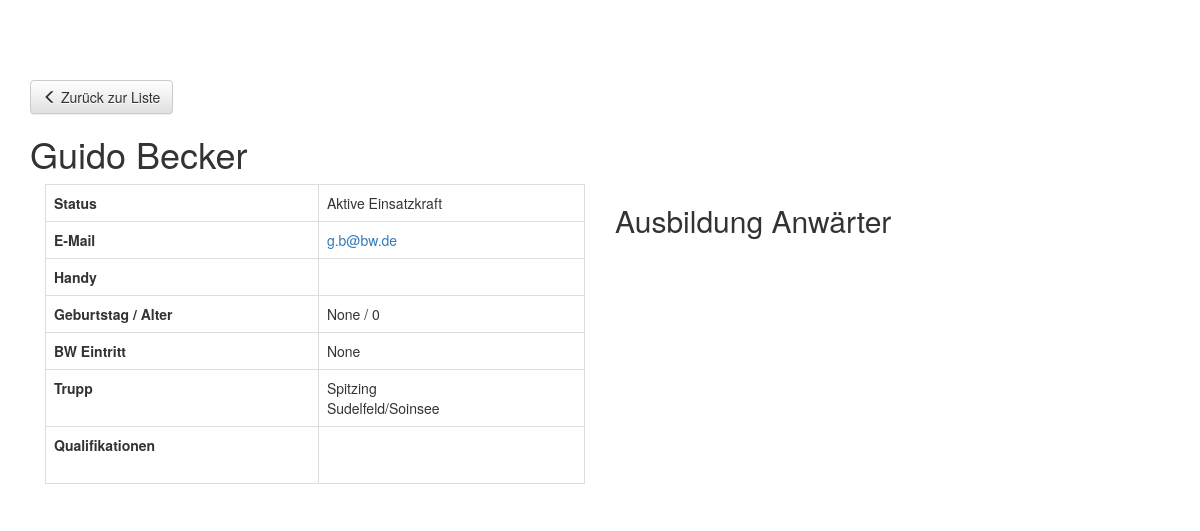
Page /mitglieder/beckerg/ (signed in) on the committed database.
### member_administration/models.py (models this page shows, shortened)
class Member(models.Model):
    user = models.OneToOneField(User, on_delete=models.CASCADE)
    mobile = models.CharField(max_length=20, verbose_name='Handynummer', null=True, blank=True)
    adress_street = models.CharField(max_length=100, verbose_name='Straße & Hnr.', null=True, blank=True)
    adress_plz = models.CharField(max_length=6, verbose_name='PLZ', null=True, blank=True)
    adress_city = models.CharField(max_length=100, verbose_name='Stadt', null=True, blank=True)
    birthdate = models.DateField(verbose_name='Geburtsdatum', null=True, blank=True)
    bw_join = models.DateField(verbose_name='Bergwacht-Eintritt', null=True, blank=True)
    status = models.CharField(max_length=3, choices=STATUS_CHOICES, default='ANW')
    dutygroups = models.ManyToManyField(DutyGroup, through='Members_in_Dutygroup',
                                        through_fields=('member', 'dutygroup'), related_name='dutygroups')
    class Meta:
        verbose_name_plural = 'Mitglieder'
        ordering = ['status', 'user__last_name']
    def getAge(self):
        age = 0;
        today = date.today()
        if self.birthdate != None:
            age = today.year - self.birthdate.year - (
                        (today.month, today.day) < (self.birthdate.month, self.birthdate.day))
        return age

class DutyGroup(models.Model):
    name = models.CharField(max_length=20, verbose_name='Name')
    class Meta:
        verbose_name_plural = 'Trupps'
        verbose_name = 'Trupp'

### trainings/models.py (models this page shows, shortened)
class TrainingCategory(models.Model):
    name = models.CharField(primary_key=True, max_length=50, verbose_name='Name')
    class Meta:
        verbose_name_plural = 'Ausbildungskategorien'
        verbose_name = 'Ausbildungskategorie'

### member_administration/views.py (the view)
# urls.py: url(r'^(?P<username>[a-z]+)/$', views.member_detail, name='member_detail'),
@login_required
def member_detail(request, username):
    try:
        user = User.objects.get(username=username)
        member = Member.objects.get(user=user)
        all_qualifications = Qualification.objects.all()
        all_trainingCategories = TrainingCategory.objects.all()
        member_qualifications = MemberHasQualification.objects.filter(member=member)
    except Member.DoesNotExist:
        raise Http404("Mitglied existiert nicht")
    return render(request, 'member_administration/member_detail.html',
                  {'member': member,
                   'member_qualifications': member_qualifications,
                   'all_qualifications': all_qualifications,
                   'all_trainingCategories': all_trainingCategories,
                   })

### member_administration/templates/member_administration/member_detail.html (shortened to what this page needs)
{% extends 'base.html' %}
{% if member %}
{% block content %}
<p>
    <a class="btn btn-default" href="{% url 'member_administration:index' %}" role="button"><span
            class="glyphicon glyphicon-menu-left" aria-hidden="true"></span> Zurück zur Liste</a>
</p>
<h1>{{ member.user.first_name }} {{ member.user.last_name }}</h1>
<div id="content1" class="col-xs-12 col-sm-12 col-md-6 col-lg-6">
    <div class="table-responsive">
        <table class="table table-bordered">
            <tr>
                <th>Status</th>
                <td>{{ member.get_status_display }}</td>
            </tr>
            <tr>
                <th>E-Mail</th>
                <td><a href="mailto: {{ member.user.email }}">{{ member.user.email }}</a></td>
            </tr>
            <tr>
                <th>Handy</th>
                <td>{% if member.mobile %}{{ member.mobile }}{% endif %}</td>
            </tr>
            <tr>
                <th>Geburtstag / Alter</th>
                <td>{{ member.birthdate }} / {{ member.getAge }}</td>
            </tr>
            <tr>
                <th>BW Eintritt</th>
                <td>{{ member.bw_join }}</td>
            </tr>
            <tr>
                <th>Trupp</th>
                <td>
                    {% for dutygroup in member.dutygroups.all %}
                    {{ dutygroup.name }} <br>
                    {% endfor %}
                </td>
            </tr>
            {% if all_qualifications %}
            <tr>
                <th>Qualifikationen</th>
                <td>
                    {% for qualification in all_qualifications %}
                    <br>
                    {% endfor %}
                </td>
            </tr>
            {% endif %}
        </table>
    </div>
</div>
<div id="content2" class="col-xs-12 col-sm-12 col-md-6 col-lg-6">
    {% for training_category in all_trainingCategories %}
    <div class="table-responsive">
        <h2>{{ training_category.name }}</h2>
    </div>
    {% endfor %}
</div>
{% endblock %}
{% else %}
<p>Mitglied nicht hinterlegt!</p>
{% endif %}

### rows in the picture
Member: user.first_name "Guido", user.last_name "Becker", status "Aktive Einsatzkraft", user.email "g.b@bw.de", birthdate "None", getAge "0", bw_join "None"
DutyGroup: name "Spitzing"
DutyGroup: name "Sudelfeld/Soinsee"
TrainingCategory: name "Ausbildung Anwärter"
